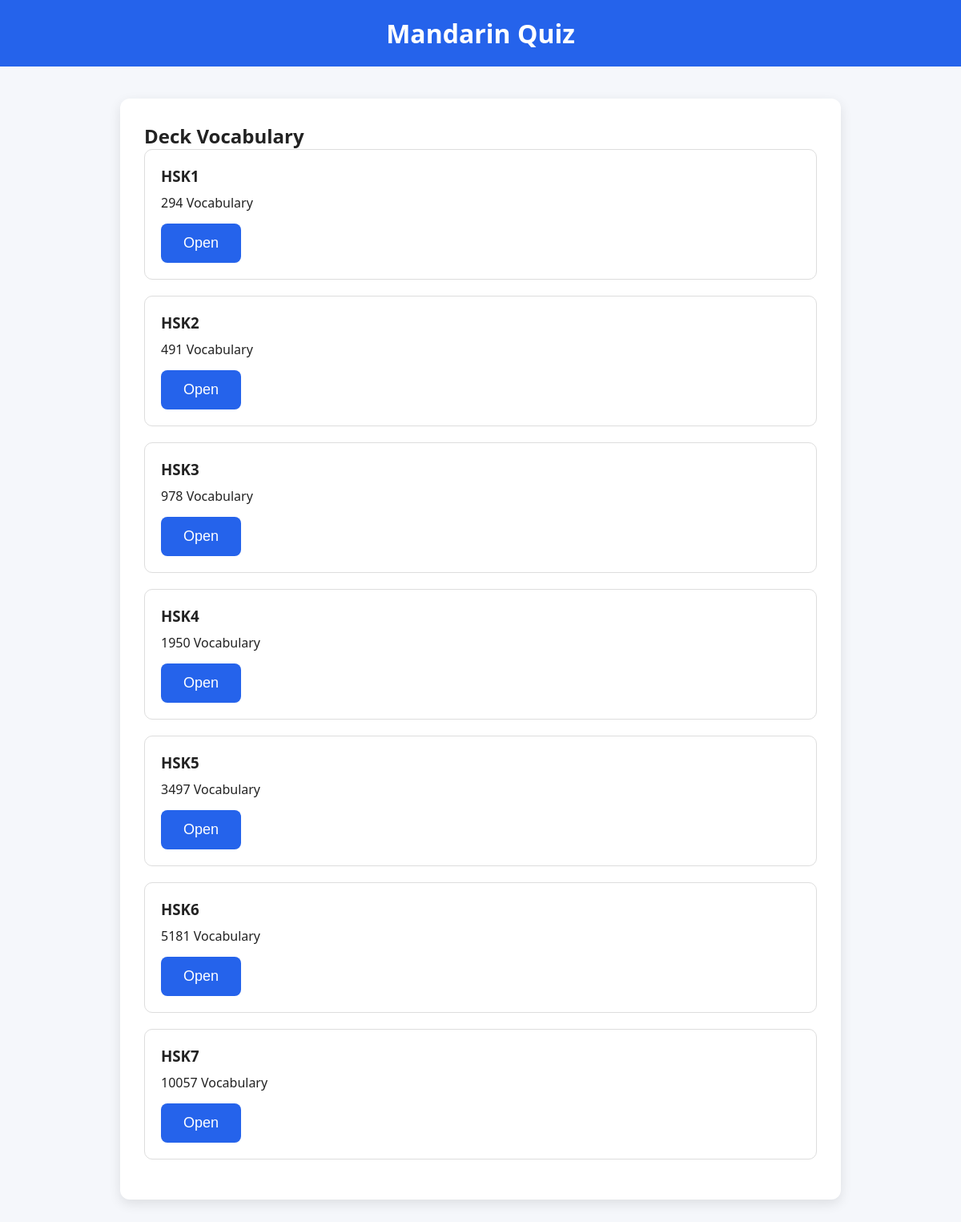
The page / on the database its author committed.
### database/models.py (models this page shows, shortened)
class Deck(models.Model):
    name = models.CharField(max_length=50, unique=True)
    description = models.TextField(blank=True)
    stage_size = models.PositiveIntegerField(default=20)
    mastery_target = models.PositiveIntegerField(default=80)

### database/views.py (the view)
# urls.py: 2. Add a URL to urlpatterns:  path('', views.home, name='home')
def home(request):
    decks = Deck.objects.all()
    return render(
        request,
        "home.html",
        {
            "decks": decks
        }
    )

### templates/home.html (shortened to what this page needs)
{% extends "base.html" %}
{% block content %}
<h2>Deck Vocabulary</h2>
{% if decks %}
    {% for deck in decks %}
        <div class="deck-card">
            <h3>{{ deck.name }}</h3>
            <p>
                {{ deck.vocabularies.count }}
                Vocabulary
            </p>
            <a
                href="{% url 'deck_detail' deck.id %}">
                <button>
                    Open
                </button>
            </a>
        </div>
    {% endfor %}
{% else %}
    <p>
        No decks.
    </p>
{% endif %}
{% endblock %}

### templates/base.html (shortened to what this page needs)
{% load static %}
<!DOCTYPE html>
<html lang="en">
<head>
    <link
        rel="stylesheet"
        href="{% static 'css/style.css' %}">
</head>
<body>
<header>
    <h1>
        Mandarin Quiz
    </h1>
</header>
<main>
    {% block content %}
    {% endblock %}
</main>
</body>
</html>

### static/css/style.css (style rules this page uses)
* { margin:0; padding:0; box-sizing:border-box; }
body { font-family:Segoe UI,sans-serif; background:#f5f7fb; color:#222; }
header { background:#2563eb; color:white; padding:20px; text-align:center; }
main { max-width:900px; margin:40px auto; background:white; border-radius:12px; padding:30px; box-shadow:0 5px 15px rgba(0,0,0,.1); }
button { cursor:pointer; border:none; background:#2563eb; color:white; padding:14px 28px; border-radius:8px; font-size:18px; min-height:48px; }
.deck-card { border:1px solid #ddd; border-radius:10px; padding:20px; margin-bottom:20px; }
.deck-card h3 { margin-bottom:10px; }
.deck-card p { margin-bottom:15px; }

### rows shown on the page
Deck: name "HSK1", vocabularies.count "294"
Deck: name "HSK2", vocabularies.count "491"
Deck: name "HSK3", vocabularies.count "978"
Deck: name "HSK4", vocabularies.count "1950"
Deck: name "HSK5", vocabularies.count "3497"
Deck: name "HSK6", vocabularies.count "5181"
Deck: name "HSK7", vocabularies.count "10057"
